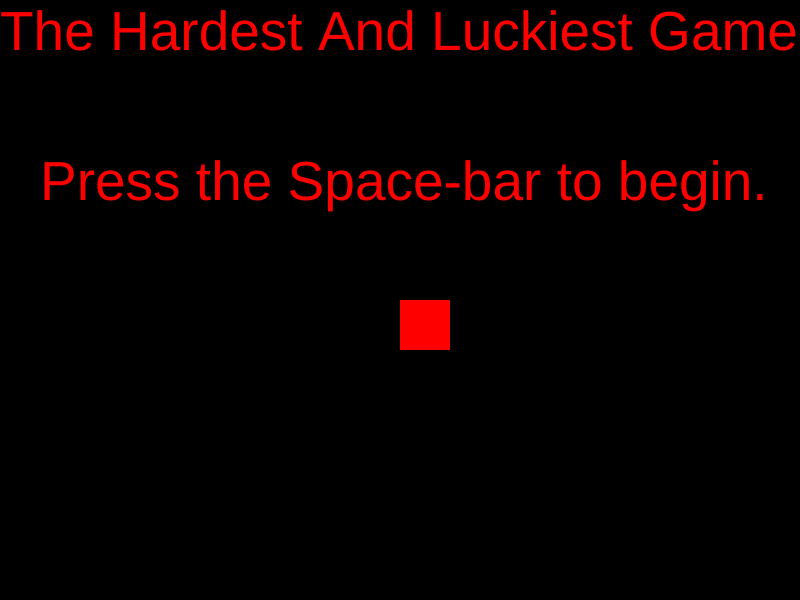
Frame 1 (no input)
Frame 60 (no input): identical to frame 1, image omitted
Frame 120 (the mouse pressed at the canvas centre since frame 60): identical to frame 1, image omitted

The p5.js sketch that drew this single still picture (run headless with seeded random() and noise() and a simulated clock; from frame 60 on, the mouse is pressed at the canvas centre):

// p5.js sketch
// ── sketch.js
var SCREEN_WIDTH = 800,
     SCREEN_WIDTH = 600;
// sz=size, speed=movement speed, sspeed=score speed, cht - 0 = clean, 1 = cheated, kc=key code
var x, y, sz, speed, hspeed, vspeed,rspeed,score,sspeed,cht,kc;

var gameState = "start", startTime, endTime;
function setup() {
     createCanvas(800, 600);
     x = 400, y = 300, sz = 50, speed = 5, hspeed = 0, vspeed = 0
     rspeed = 15, score = 0, sspeed = 1, cht = 0, kc=96;
     textSize(55); noStroke();
     }

function lose(time) {
          
          background(0);
          textSize(80);
          text("LOSE",290,350);
          text("Your Score = "+score,80,450);
          textSize(50);
          text("Press the Space-bar to try again",60,200);
          x=400,y=300;
          
          if (cht===1) {alert("YOU CHEATER!!");}
          
          noLoop();
          setTimeout(loop,time);
          
          textSize(55);
          rspeed=15;
          speed=5;
          sspeed=1;
}

function draw() {
     if (gameState === "start") {
          //drawing
          background(0);
          fill(255, 0, 0);
          rect(x, y, sz, sz);
          text("The Hardest And Luckiest Game",0,50);
          text("Press the Space-bar to begin.",40,200);
     } else if (gameState === "action") {
          //drawing
               background(50,50,50);
               fill(random(155,255),random(155,255),random(155,255));
               rect(x, y, sz, sz);
               fill(255, 0, 0);
               
               text("The Hardest And Luckiest Game",0,50);
               
               //logic
               x += hspeed + random(-rspeed,rspeed);
               y += vspeed + random(-rspeed,rspeed);
               
               score+=sspeed;
               
               text(score,650,600);
               text(floor((frameCount-startTime)/60),0,600);
               
               if (score>300 && score<1499) { 
                    text("Now getting \n FASTER!",280,300);rspeed=20;speed=8;sspeed=2;
               } else if (score>1500 && score <2999) { 
                         text("It's time\nTO DIE",280,300);rspeed=30;speed=18;sspeed=3;
               } else if (score>3000) {
                         text("ARE YOU CHEATING?\n         No, you're not.",100,300);sspeed=5;
                              if (keyCode === kc) {
                                   gameState = "end";
                              }
               }  if (x>750  || x<0  || y >550  ||  y<0) {
                    gameState = "end";
                    endTime = frameCount;
               }       
                    println("cht="+cht);
                    
     } else if (gameState === "end") {
               lose(500);
     }
}


function keyPressed() {
     if (keyCode === UP_ARROW) {
          vspeed = -speed;

     } else if (keyCode === DOWN_ARROW) {
          vspeed = speed;

     } else if (keyCode === LEFT_ARROW) {
          hspeed = -speed;

     } else if (keyCode === RIGHT_ARROW) {
          hspeed = speed;

     } else if (keyCode === kc) {
          x = 350, y = 300; if (gameState === "action") {cht=1;}
     } else if (key === " ") { 
          if (gameState === "start" || gameState === "end") {
               gameState = "action";score=0;cht=0;
               startTime = frameCount;
          }
     } else if (keyCode === 110) {
          cht=0;
     }
}

function keyReleased() {
     if (keyCode === UP_ARROW) {
          vspeed=0;
     } else if (keyCode === DOWN_ARROW) {
          vspeed=0;
     } else if (keyCode === LEFT_ARROW) {
          hspeed=0;
     } else if (keyCode === RIGHT_ARROW) {
         hspeed=0;
     } else if (keyCode === kc) {
          x = 350, y = 300; if (gameState === "action") {cht=1;}
     }
}
